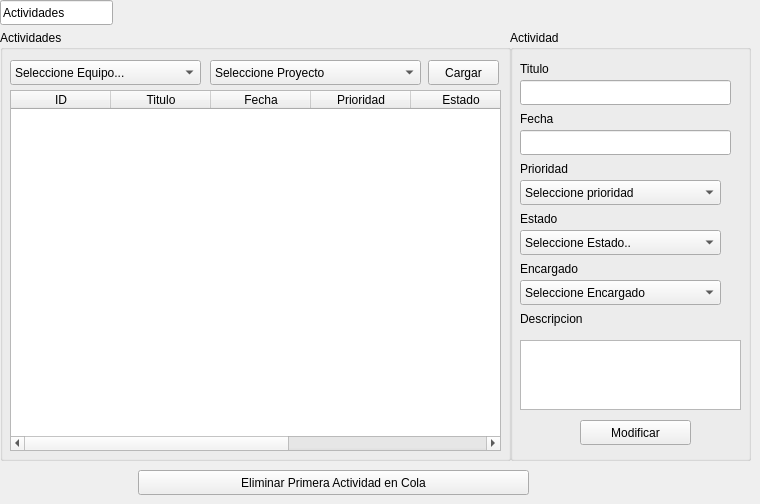
    <widget class="QWidget" name="page_3">
     <widget class="QLineEdit" name="lineEdit_3">
      <property name="geometry">
       <rect>
        <x>0</x>
        <y>0</y>
        <width>113</width>
        <height>25</height>
       </rect>
      </property>
      <property name="text">
       <string>Actividades</string>
      </property>
     </widget>
     <widget class="QGroupBox" name="groupBox_4">
      <property name="geometry">
       <rect>
        <x>0</x>
        <y>30</y>
        <width>511</width>
        <height>431</height>
       </rect>
      </property>
      <property name="title">
       <string>Actividades</string>
      </property>
      <widget class="QTableWidget" name="tableWidget_2">
       <property name="geometry">
        <rect>
         <x>10</x>
         <y>60</y>
         <width>491</width>
         <height>361</height>
        </rect>
       </property>
       <column>
        <property name="text">
         <string>ID</string>
        </property>
       </column>
       <column>
        <property name="text">
         <string>Titulo</string>
        </property>
       </column>
       <column>
        <property name="text">
         <string>Fecha</string>
        </property>
       </column>
       <column>
        <property name="text">
         <string>Prioridad</string>
        </property>
       </column>
       <column>
        <property name="text">
         <string>Estado</string>
        </property>
       </column>
       <column>
        <property name="text">
         <string>Responsable</string>
        </property>
       </column>
       <column>
        <property name="text">
         <string/>
        </property>
       </column>
      </widget>
      <widget class="QComboBox" name="equipoActividades">
       <property name="geometry">
        <rect>
         <x>10</x>
         <y>30</y>
         <width>191</width>
         <height>25</height>
        </rect>
       </property>
       <item>
        <property name="text">
         <string>Seleccione Equipo...</string>
        </property>
       </item>
      </widget>
      <widget class="QComboBox" name="proyectoActividades">
       <property name="geometry">
        <rect>
         <x>210</x>
         <y>30</y>
         <width>211</width>
         <height>25</height>
        </rect>
       </property>
       <item>
        <property name="text">
         <string>Seleccione Proyecto</string>
        </property>
       </item>
      </widget>
      <widget class="QPushButton" name="pushButton_19">
       <property name="geometry">
        <rect>
         <x>428</x>
         <y>30</y>
         <width>71</width>
         <height>25</height>
        </rect>
       </property>
       <property name="text">
        <string>Cargar</string>
       </property>
      </widget>
     </widget>
     <widget class="QGroupBox" name="groupBox_5">
      <property name="geometry">
       <rect>
        <x>510</x>
        <y>30</y>
        <width>241</width>
        <height>431</height>
       </rect>
      </property>
      <property name="title">
       <string>Actividad</string>
      </property>
      <widget class="QLabel" name="label_8">
       <property name="geometry">
        <rect>
         <x>10</x>
         <y>30</y>
         <width>67</width>
         <height>17</height>
        </rect>
       </property>
       <property name="text">
        <string>Titulo</string>
       </property>
      </widget>
      <widget class="QLineEdit" name="actividadesTitulo">
       <property name="geometry">
        <rect>
         <x>10</x>
         <y>50</y>
         <width>211</width>
         <height>25</height>
        </rect>
       </property>
      </widget>
      <widget class="QLabel" name="label_9">
       <property name="geometry">
        <rect>
         <x>10</x>
         <y>80</y>
         <width>67</width>
         <height>17</height>
        </rect>
       </property>
       <property name="text">
        <string>Fecha</string>
       </property>
      </widget>
      <widget class="QLabel" name="label_10">
       <property name="geometry">
        <rect>
         <x>10</x>
         <y>130</y>
         <width>67</width>
         <height>17</height>
        </rect>
       </property>
       <property name="text">
        <string>Prioridad</string>
       </property>
      </widget>
      <widget class="QLineEdit" name="actividadesFecha">
       <property name="geometry">
        <rect>
         <x>10</x>
         <y>100</y>
         <width>211</width>
         <height>25</height>
        </rect>
       </property>
      </widget>
      <widget class="QLabel" name="label_11">
       <property name="geometry">
        <rect>
         <x>10</x>
         <y>180</y>
         <width>67</width>
         <height>17</height>
        </rect>
       </property>
       <property name="text">
        <string>Estado</string>
       </property>
      </widget>
      <widget class="QLabel" name="label_12">
       <property name="geometry">
        <rect>
         <x>10</x>
         <y>230</y>
         <width>81</width>
         <height>17</height>
        </rect>
       </property>
       <property name="text">
        <string>Encargado</string>
       </property>
      </widget>
      <widget class="QComboBox" name="comboBox_2">
       <property name="geometry">
        <rect>
         <x>10</x>
         <y>150</y>
         <width>201</width>
         <height>25</height>
        </rect>
       </property>
       <item>
        <property name="text">
         <string>Seleccione prioridad</string>
        </property>
       </item>
       <item>
        <property name="text">
         <string>urgente</string>
        </property>
       </item>
       <item>
        <property name="text">
         <string>alta</string>
        </property>
       </item>
       <item>
        <property name="text">
         <string>media</string>
        </property>
       </item>
       <item>
        <property name="text">
         <string>baja</string>
        </property>
       </item>
      </widget>
      <widget class="QComboBox" name="comboBox_3">
       <property name="geometry">
        <rect>
         <x>10</x>
         <y>200</y>
         <width>201</width>
         <height>25</height>
        </rect>
       </property>
       <item>
        <property name="text">
         <string>Seleccione Estado..</string>
        </property>
       </item>
       <item>
        <property name="text">
         <string>en ejecucion</string>
        </property>
       </item>
       <item>
        <property name="text">
         <string>pendiente</string>
        </property>
       </item>
       <item>
        <property name="text">
         <string>en pausa</string>
        </property>
       </item>
       <item>
        <property name="text">
         <string>finalizada</string>
        </property>
       </item>
       <item>
        <property name="text">
         <string>cancelada</string>
        </property>
       </item>
      </widget>
      <widget class="QComboBox" name="comboBox_4">
       <property name="geometry">
        <rect>
         <x>10</x>
         <y>250</y>
         <width>201</width>
         <height>25</height>
        </rect>
       </property>
       <item>
        <property name="text">
         <string>Seleccione Encargado</string>
        </property>
       </item>
      </widget>
      <widget class="QPlainTextEdit" name="actividadesDescripcion">
       <property name="geometry">
        <rect>
         <x>10</x>
         <y>310</y>
         <width>221</width>
         <height>70</height>
        </rect>
       </property>
      </widget>
      <widget class="QPushButton" name="pushButton_20">
       <property name="geometry">
        <rect>
         <x>70</x>
         <y>390</y>
         <width>111</width>
         <height>25</height>
        </rect>
       </property>
       <property name="text">
        <string>Modificar</string>
       </property>
      </widget>
      <widget class="QLabel" name="id">
       <property name="geometry">
        <rect>
         <x>130</x>
         <y>30</y>
         <width>91</width>
         <height>17</height>
        </rect>
       </property>
       <property name="text">
        <string/>
       </property>
      </widget>
      <widget class="QLabel" name="label_13">
       <property name="geometry">
        <rect>
         <x>10</x>
         <y>280</y>
         <width>91</width>
         <height>17</height>
        </rect>
       </property>
       <property name="text">
        <string>Descripcion</string>
       </property>
      </widget>
     </widget>
     <widget class="QPushButton" name="pushButton_24">
      <property name="geometry">
       <rect>
        <x>138</x>
        <y>470</y>
        <width>391</width>
        <height>25</height>
       </rect>
      </property>
      <property name="text">
       <string>Eliminar Primera Actividad en Cola</string>
      </property>
     </widget>
    </widget>
